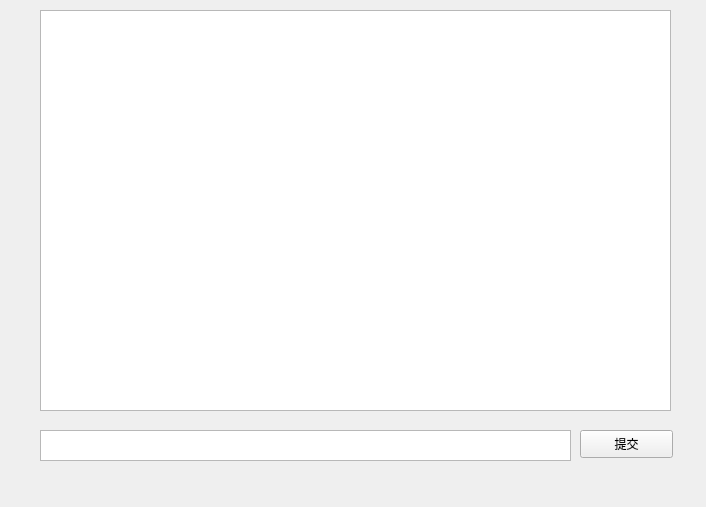
<?xml version="1.0" encoding="UTF-8"?>
<ui version="4.0">
 <class>MainWindow</class>
 <widget class="QMainWindow" name="MainWindow">
  <property name="geometry">
   <rect>
    <x>0</x>
    <y>0</y>
    <width>706</width>
    <height>507</height>
   </rect>
  </property>
  <property name="windowTitle">
   <string>MainWindow</string>
  </property>
  <widget class="QWidget" name="centralWidget">
   <widget class="QPushButton" name="pushserver">
    <property name="geometry">
     <rect>
      <x>580</x>
      <y>430</y>
      <width>93</width>
      <height>28</height>
     </rect>
    </property>
    <property name="text">
     <string>提交</string>
    </property>
   </widget>
   <widget class="QTextEdit" name="textEdit">
    <property name="geometry">
     <rect>
      <x>40</x>
      <y>430</y>
      <width>531</width>
      <height>31</height>
     </rect>
    </property>
   </widget>
   <widget class="QListWidget" name="listWidget">
    <property name="geometry">
     <rect>
      <x>40</x>
      <y>10</y>
      <width>631</width>
      <height>401</height>
     </rect>
    </property>
   </widget>
  </widget>
  <widget class="QMenuBar" name="menuBar">
   <property name="geometry">
    <rect>
     <x>0</x>
     <y>0</y>
     <width>706</width>
     <height>26</height>
    </rect>
   </property>
  </widget>
 </widget>
 <layoutdefault spacing="6" margin="11"/>
 <resources/>
 <connections/>
</ui>
